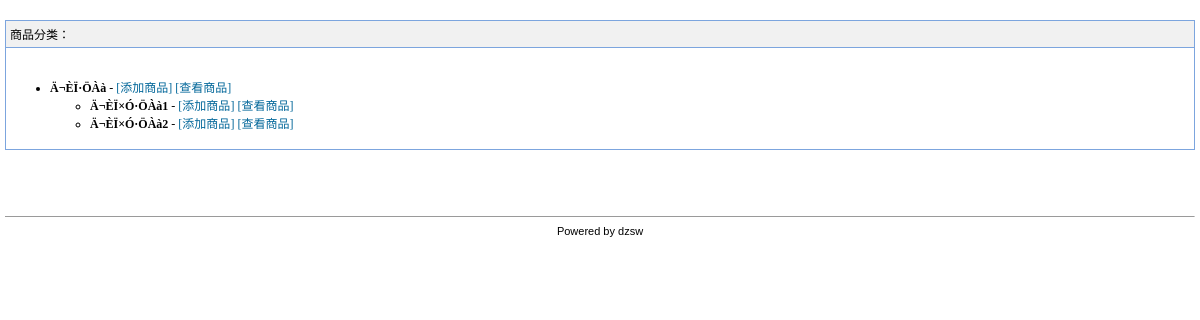
The app's page /admin.php?act=products&type=class (signed in) with its own data.
### tables this page shows
CREATE TABLE `dzsw_classes` (
  `classes_id` mediumint(8) unsigned NOT NULL auto_increment,
  `classes` tinyint(1) NOT NULL default '1',
  `title` varchar(100) NOT NULL default '',
  `parent_id` smallint(6) unsigned NOT NULL default '0',
  `showinheader` tinyint(2) NOT NULL default '0',
  `status` tinyint(1) NOT NULL default '1',
  `sort_order` tinyint(3) default '0',
  PRIMARY KEY  (`classes_id`)
);

### includes/config.php (called while the page is built, shortened)
<?php
  $table_pre =  'dzsw_';
  $charset =  'utf8';

### includes/cla.db_mysql.php (called while the page is built, shortened)
<?php
Class DB {
	function __get($name){
		return $this->$name;
	}
	function fetch_array($query, $result_type = MYSQL_ASSOC) {
		return mysql_fetch_array($query, $result_type);
	}
	function query($sql, $method = '') {
		if($method=='ub' && @function_exists('mysql_unbuffered_query')){
			$query = mysql_unbuffered_query($sql);
		}else{
			if(!($query = mysql_query($sql)) && $method != 'noshow') {
				$this->halt('MySQL Query Error', $sql);
			}
		}
		return $query;
	}
	function version()
	{
		return mysql_get_server_info();
	}
}

### includes/global.php (called while the page is built, shortened)
<?php
require DIR_dzsw.'includes/config.php';
require DIR_dzsw.'includes/cla.db_mysql.php';
$db = new DB(DB_SERVER, DB_SERVER_USERNAME, DB_SERVER_PASSWORD, DB_DATABASE, USE_PCONNECT);
if(defined('CURRSCRIPT') && in_array(CURRSCRIPT, array('admin','gbook'))) {
    if(CURRSCRIPT == 'admin'){
		require DIR_dzsw.'languages/admin.php';
	}
}

### languages/admin.php (called while the page is built, shortened)
<?php
$lang_a_product = array(
	'detail_common'						=> '常规信息',
	'detail_desc'						=> '商品描述',
	'detail_image'						=> '商品图片',
	'detail_classes'					=> '商品分类',
	'detail_price'						=> '商品价格',
	'classesnow_'						=> '此商品目前属于以下的商品分类：',
	'classes_'							=> '商品分类：',
	'newclasses_'						=> '将此商品添加到下面的分类中：',
	'choose_classes'					=> '请选择',
	'name_'								=> '商品名称：',
	'name'								=> '商品名称',
	'show_yesorno_'						=> '是否显示：',
	'show_yesorno'						=> '是否显示',
	'manufacturer_'						=> '生产厂家：',
	'price_'							=> '价格：',
	'price'								=> '价格',
	's_price_'							=> '特价：',
	's_price'							=> '特价',
	'quantity_'							=> '数量：',
	'quantity'							=> '数量',
	'model_'							=> '型号：',
	'weight_'							=> '重量：',
	'weight'							=> '重量',
	'base_info_'						=> '基本信息：',
	'description_'						=> '详细说明：',
	'add_product'						=> '添加商品',
	'look_product'						=> '查看商品',
	'search_product'					=> '搜索商品',
	'copy_product'						=> '复制商品',
	'chose_aim_class_'					=> '选择目标分类：',
	'copy_method_'						=> '复制方法：',
	'copy_link_'						=> '链接：',
	'copy_copy_'						=> '复制：',
	'delete_class'						=> '删除此分类',
	'delete_class_error'				=> '对不起！您必须至少选择一个分类。',
	'status_0_'							=> '显示：',
	'status_1_'							=> '隐藏：',
	'status_emptye_'					=> '不限：',
	'checkall'							=> '全选',
	'tochose'							=> '请选择',
	'delete_specails'					=> '删除特价',
	'edit_specails'						=> '编辑特价',
	'set_specails'						=> '设置特价',
	'set_quantity'						=> '设置数量',
	'order_history_'					=> '订单历史：',
	'addimage_'							=> '添加图片：',
	'productimage_'						=> '商品图片：',
	'image_desc_'						=> '图片说明：',
	'upload_image_desc'					=> '添加图片可以使用“添加多个图片”链接同时上传多个图片',
	'image_setdefault_'					=> '设为默认图片：',
	'image_setdefault'					=> '设为默认图片',
	'image_default'						=> '默认图片',
	'addmoreimage_'						=> '（添加多个图片）',
	'msg_productcannotempty'			=> '对不起，请至少选择一个商品。',
);
?>

### includes/admin/cla.products.php (the view, shortened to what this page needs)
<?php
include DIR_dzsw.'includes/cla.products_p.php';
class products extends products_p{
	function products(){
		global $db;
		$this->db = $db;
	}
	function classes_list(){
		global $table_pre, $lang_a_product;
		$classes = '';
		$query_1 = $this->db->query("select classes_id, title, parent_id, sort_order from ".$table_pre."classes where parent_id = '0' and classes='1' order by sort_order, title");
		while ($category_1= $this->db->fetch_array($query_1)) {
			$classes.='<ul><li><b>'.$category_1['title'].'</b> -  <a href="admin.php?act=products&type=add&classes_id='.$category_1['classes_id'].'">['.$lang_a_product['add_product'].']</a>&nbsp;<a href="admin.php?act=products&type=search_result&classes_id='.$category_1['classes_id'].'">['.$lang_a_product['look_product'].']</a>';
			$query_2 = $this->db->query("select classes_id, title, parent_id, sort_order from ".$table_pre."classes where parent_id = '".$category_1['classes_id']."' and classes='2' order by sort_order, title");
			while ($category_2= $this->db->fetch_array($query_2)) {
				$classes.='<ul><li><b>'.$category_2['title'].'</b> - <a href="admin.php?act=products&type=add&classes_id='.$category_2['classes_id'].'">['.$lang_a_product['add_product'].']</a>&nbsp;<a href="admin.php?act=products&type=search_result&classes_id='.$category_2['classes_id'].'">['.$lang_a_product['look_product'].']</a>';
				$classes.='</ul>';
			}
			$classes.='</ul>';
		}
		return $classes;
	}
}
?>

### styles/admin.css (style rules this page uses)
body { font-size: 12px; margin: 5px; }
table { font-family: Tahoma, Verdana; font-size: 12px }
font { font-family: Tahoma, Verdana; font-size: 12px; line-height: 150%; }
a:link,a:active,a:visited { text-decoration: none; color : #006699; }
.header { font-family: Tahoma, Verdana; font-size: 12px; background-color: #F1F1F1 }
.tableout { background: #7CA5DE; }
.text { font-family: Tahoma, Verdana; font-size: 12px; line-height: 150%; }
.bgcolor1 { background-color : #FFFFFF; }

### records on screen
dzsw_classes: title "Ä¬ÈÏ·ÖÀà"
dzsw_classes: title "Ä¬ÈÏ×Ó·ÖÀà1"
dzsw_classes: title "Ä¬ÈÏ×Ó·ÖÀà2"
